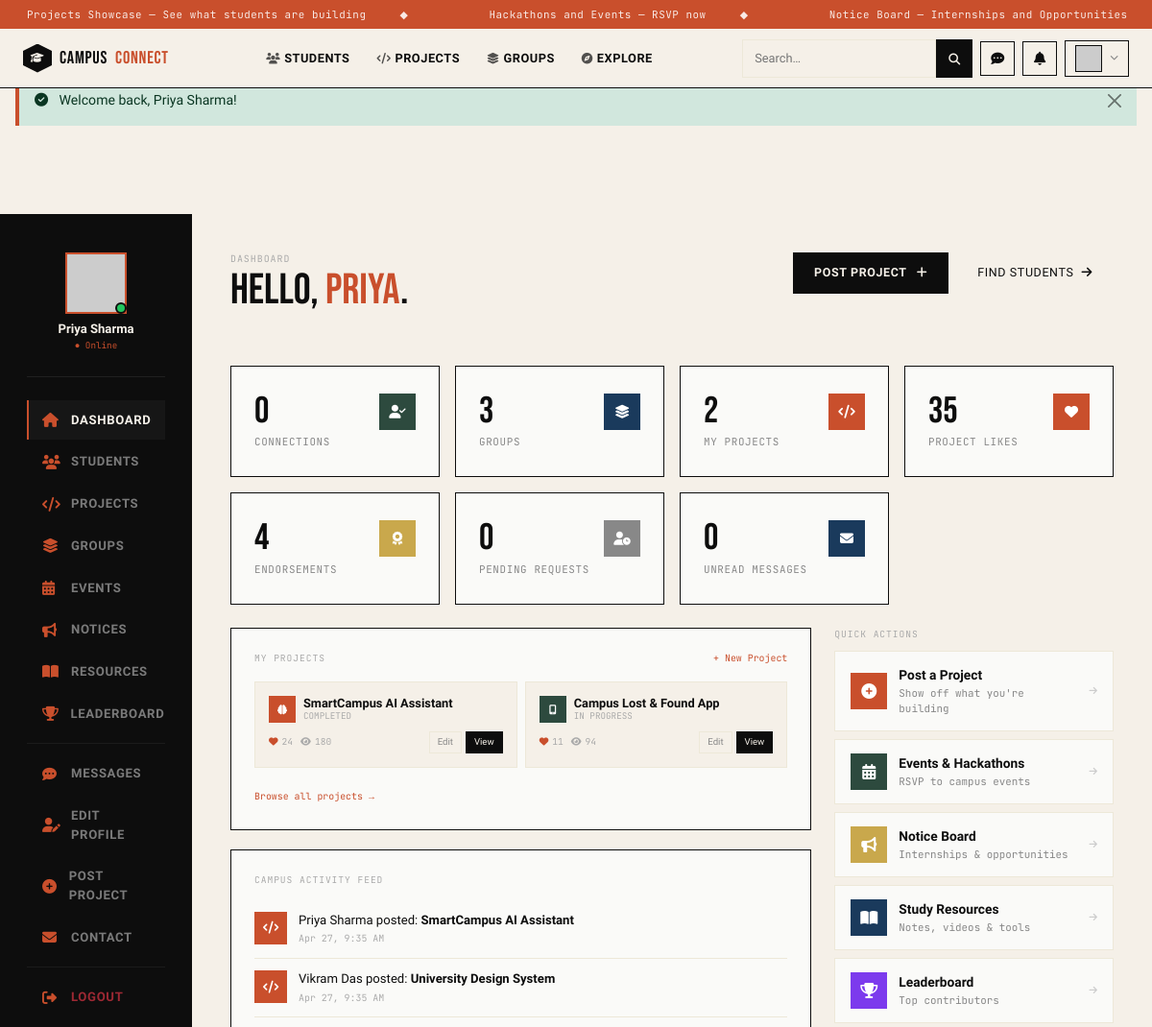
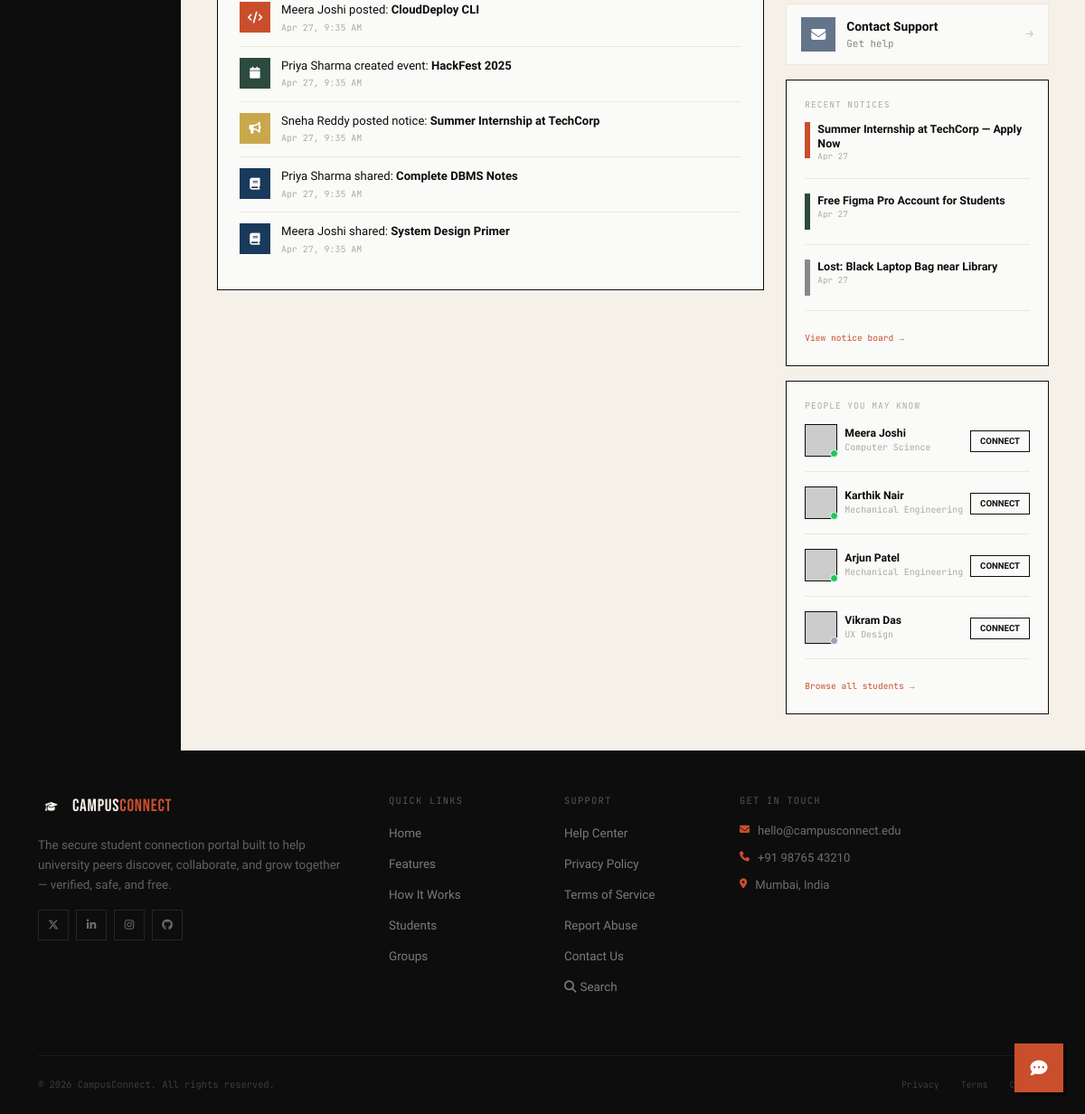
/pages/dashboard.php (signed in), run on the app's committed database (2 pictures, top to bottom).
### tables this page shows
CREATE TABLE IF NOT EXISTS users (
    id          INT AUTO_INCREMENT PRIMARY KEY,
    name        VARCHAR(100)        NOT NULL,
    email       VARCHAR(150)        NOT NULL UNIQUE,
    password    VARCHAR(255)        NOT NULL,
    department  VARCHAR(100),
    semester    TINYINT UNSIGNED,
    university  VARCHAR(150),
    skills      TEXT,                           
    bio         TEXT,
    avatar      VARCHAR(255)        DEFAULT 'default.jpg',
    is_verified TINYINT(1)          DEFAULT 0,
    is_online   TINYINT(1)          DEFAULT 0,
    created_at  TIMESTAMP           DEFAULT CURRENT_TIMESTAMP
);

CREATE TABLE IF NOT EXISTS projects (
    id            INT AUTO_INCREMENT PRIMARY KEY,
    user_id       INT NOT NULL,
    title         VARCHAR(200)  NOT NULL,
    description   TEXT,
    tech_stack    VARCHAR(300),           
    github_url    VARCHAR(300),
    live_url      VARCHAR(300),
    demo_img      VARCHAR(255)  DEFAULT '',
    category      ENUM('web','mobile','ml','hardware','research','other') DEFAULT 'other',
    status        ENUM('in_progress','completed','looking_for_team') DEFAULT 'in_progress',
    team_size     TINYINT UNSIGNED DEFAULT 1,
    likes         INT UNSIGNED DEFAULT 0,
    views         INT UNSIGNED DEFAULT 0,
    created_at    TIMESTAMP DEFAULT CURRENT_TIMESTAMP,
    updated_at    TIMESTAMP DEFAULT CURRENT_TIMESTAMP ON UPDATE CURRENT_TIMESTAMP,
    FOREIGN KEY (user_id) REFERENCES users(id) ON DELETE CASCADE
);

CREATE TABLE IF NOT EXISTS activity_feed (
    id          INT AUTO_INCREMENT PRIMARY KEY,
    user_id     INT NOT NULL,
    type        ENUM('project_added','event_created','notice_posted','resource_shared',
                     'connected','joined_group','endorsed') NOT NULL,
    ref_id      INT,                               
    ref_title   VARCHAR(200),
    created_at  TIMESTAMP DEFAULT CURRENT_TIMESTAMP,
    FOREIGN KEY (user_id) REFERENCES users(id) ON DELETE CASCADE
);

CREATE TABLE IF NOT EXISTS notices (
    id         INT AUTO_INCREMENT PRIMARY KEY,
    user_id    INT NOT NULL,
    title      VARCHAR(200) NOT NULL,
    body       TEXT NOT NULL,
    category   ENUM('opportunity','academic','internship','placement','general','urgent') DEFAULT 'general',
    tags       VARCHAR(300),                        
    expires_at DATETIME,
    is_pinned  TINYINT(1) DEFAULT 0,
    views      INT UNSIGNED DEFAULT 0,
    created_at TIMESTAMP DEFAULT CURRENT_TIMESTAMP,
    FOREIGN KEY (user_id) REFERENCES users(id) ON DELETE CASCADE
);

### pages/dashboard.php (the view, shortened to what the rows shown need)
<?php
require_once __DIR__ . '/../includes/config.php';
$user = currentUser();
$db   = getDB();
$me   = (int)$user['id'];
$myProjects=[];
try {
    $stP=$db->prepare('SELECT p.id,p.title,p.category,p.status,p.likes,p.views,(SELECT COUNT(*) FROM project_requests pr WHERE pr.project_id=p.id AND pr.status="pending") AS join_requests FROM projects p WHERE p.user_id=? ORDER BY p.created_at DESC LIMIT 4');
    $stP->execute([$me]); $myProjects=$stP->fetchAll();
} catch(Exception $e){}
$stF=$db->prepare('SELECT af.*,u.name AS actor_name FROM activity_feed af JOIN users u ON u.id=af.user_id ORDER BY af.created_at DESC LIMIT 10');
$stF->execute(); $feed=$stF->fetchAll();
$stS=$db->prepare('SELECT u.id,u.name,u.department,u.skills,u.is_online FROM users u WHERE u.id!=? AND u.is_verified=1 AND u.id NOT IN (SELECT CASE WHEN from_user=? THEN to_user ELSE from_user END FROM connections WHERE from_user=? OR to_user=?) ORDER BY u.is_online DESC,RAND() LIMIT 4');
$stS->execute([$me,$me,$me,$me]); $suggestions=$stS->fetchAll();
$recentNotices=[];
try {
    $stN=$db->prepare("SELECT title,category,created_at FROM notices WHERE (expires_at IS NULL OR expires_at>NOW()) ORDER BY is_pinned DESC,created_at DESC LIMIT 3");
    $stN->execute(); $recentNotices=$stN->fetchAll();
} catch(Exception $e){}
include __DIR__ . '/../includes/header.php';
$catColors=['web'=>'var(--sky)','mobile'=>'var(--moss)','ml'=>'var(--rust)','hardware'=>'var(--gold)','research'=>'#7c3aed','other'=>'#888'];
$catIcons=['web'=>'fa-globe','mobile'=>'fa-mobile-screen','ml'=>'fa-brain','hardware'=>'fa-microchip','research'=>'fa-flask','other'=>'fa-code'];
$feedIcons=['project_added'=>['fa-code','var(--rust)'],'event_created'=>['fa-calendar','var(--moss)'],'notice_posted'=>['fa-bullhorn','var(--gold)'],'resource_shared'=>['fa-book','var(--sky)'],'connected'=>['fa-user-check','var(--moss)'],'joined_group'=>['fa-layer-group','var(--rust)'],'endorsed'=>['fa-award','var(--gold)']];
$nCatClr=['opportunity'=>'var(--moss)','academic'=>'var(--sky)','internship'=>'var(--rust)','placement'=>'var(--gold)','general'=>'#888','urgent'=>'#dc3545'];
?>
<div style="margin-top:92px;background:var(--paper);min-height:100vh;">
<div class="row g-0">
<div class="col-xl-2 col-lg-3 cc-dash-sidebar d-none d-lg-flex flex-column">
  <div class="text-center mb-4 pb-4" style="border-bottom:1px solid rgba(255,255,255,.08);">
    <div class="position-relative d-inline-block mb-2">
      <img src="https://picsum.photos/seed/<?= e($user['name']) ?>/120/120" style="width:64px;height:64px;object-fit:cover;border:2px solid var(--rust);" alt="">
      <span style="position:absolute;bottom:0;right:0;width:12px;height:12px;background:#22c55e;border-radius:50%;border:2px solid var(--ink);"></span>
    </div>
    <div style="font-weight:700;font-size:.82rem;color:var(--paper);line-height:1.2;"><?= e($user['name']) ?></div>
    <div style="font-family:var(--font-mono);font-size:.58rem;color:var(--rust);margin-top:3px;">● Online</div>
  </div>
</div>
<div class="col-xl-10 col-lg-9 cc-dash-content">
  <div class="d-flex justify-content-between align-items-start flex-wrap gap-3 mb-5">
    <div>
      <h2 style="font-family:var(--font-display);font-size:2.8rem;color:var(--ink);line-height:.95;margin-top:4px;">Hello, <span style="color:var(--rust);"><?= e(explode(' ',$user['name'])[0]) ?></span>.</h2>
    </div>
  </div>
  <div class="row g-4">
    <div class="col-xl-8">
      <?php if($myProjects):?>
      <div style="border:1.5px solid var(--ink);background:var(--white);padding:24px;margin-bottom:20px;">
        <div class="row g-2">
          <?php foreach($myProjects as $proj):?>
          <div class="col-md-6">
            <div style="border:1px solid var(--cream);padding:14px;background:var(--paper);">
              <div class="d-flex align-items-start gap-2 mb-2">
                <div style="width:28px;height:28px;background:<?=$catColors[$proj['category']]??'#888'?>;display:flex;align-items:center;justify-content:center;flex-shrink:0;"><i class="fas <?=$catIcons[$proj['category']]??'fa-code'?>" style="color:#fff;font-size:10px;"></i></div>
                <div class="flex-grow-1 min-w-0">
                  <div style="font-weight:700;font-size:.8rem;color:var(--ink);line-height:1.2;white-space:nowrap;overflow:hidden;text-overflow:ellipsis;"><?=e($proj['title'])?></div>
                  <div style="font-family:var(--font-mono);font-size:.58rem;color:#aaa;text-transform:uppercase;"><?=str_replace('_',' ',$proj['status'])?></div>
                </div>
              </div>
              <div class="d-flex justify-content-between align-items-center">
                <div style="font-family:var(--font-mono);font-size:.6rem;color:#aaa;display:flex;gap:8px;">
                  <span><i class="fas fa-heart me-1" style="color:var(--rust);"></i><?=(int)$proj['likes']?></span>
                  <span><i class="fas fa-eye me-1"></i><?=(int)$proj['views']?></span>
                </div>
                <div class="d-flex gap-1">
                  <a href="add_project.php?edit=<?=$proj['id']?>" style="font-size:.6rem;padding:3px 8px;border:1px solid var(--cream);color:#888;">Edit</a>
                  <a href="view_project.php?id=<?=$proj['id']?>" style="font-size:.6rem;padding:3px 8px;background:var(--ink);color:var(--paper);border:1px solid var(--ink);">View</a>
                </div>
              </div>
            </div>
          </div>
          <?php endforeach;?>
        </div>
      </div>
      <?php endif;?>
      <div style="border:1.5px solid var(--ink);background:var(--white);padding:24px;">
        <?php if($feed): foreach($feed as $item): [$fIcon,$fClr]=$feedIcons[$item['type']]??['fa-circle','#888'];
        $ft=['project_added'=>e($item['actor_name']).' posted: <strong>'.e($item['ref_title']).'</strong>','event_created'=>e($item['actor_name']).' created event: <strong>'.e($item['ref_title']).'</strong>','notice_posted'=>e($item['actor_name']).' posted notice: <strong>'.e($item['ref_title']).'</strong>','resource_shared'=>e($item['actor_name']).' shared: <strong>'.e($item['ref_title']).'</strong>','connected'=>e($item['actor_name']).' made a new connection','joined_group'=>e($item['actor_name']).' joined a group','endorsed'=>e($item['actor_name']).' endorsed a skill'][$item['type']]??e($item['actor_name']).' did something';?>
        <div class="cc-activity-item">
          <div class="cc-activity-icon" style="background:<?=$fClr?>;"><i class="fas <?=$fIcon?>"></i></div>
          <div><div class="cc-activity-text"><?=$ft?></div><div class="cc-activity-time"><?=date('M j, g:i A',strtotime($item['created_at']))?></div></div>
        </div>
        <?php endforeach; else:?><p style="color:#aaa;font-size:.84rem;">No recent activity yet.</p><?php endif;?>
      </div>
    </div>
    <div class="col-xl-4">
      <?php if($recentNotices):?>
      <div style="border:1.5px solid var(--ink);background:var(--white);padding:20px;margin-bottom:16px;">
        <?php foreach($recentNotices as $n):?>
        <div class="d-flex gap-2 align-items-start mb-3 pb-3" style="border-bottom:1px solid var(--cream);">
          <div style="width:6px;background:<?=$nCatClr[$n['category']]??'#888'?>;min-height:40px;flex-shrink:0;"></div>
          <div><div style="font-weight:600;font-size:.78rem;line-height:1.3;"><?=e($n['title'])?></div><div style="font-family:var(--font-mono);font-size:.58rem;color:#aaa;"><?=date('M j',strtotime($n['created_at']))?></div></div>
        </div>
        <?php endforeach;?>
      </div>
      <?php endif;?>
      <?php if($suggestions):?>
      <div style="border:1.5px solid var(--ink);background:var(--white);padding:20px;">
        <?php foreach($suggestions as $sug):?>
        <div class="d-flex align-items-center gap-2 mb-3 pb-3" style="border-bottom:1px solid var(--cream);">
          <div class="position-relative flex-shrink-0">
            <img src="https://picsum.photos/seed/<?=e($sug['name'])?>/60/60" style="width:36px;height:36px;object-fit:cover;border:1.5px solid var(--ink);" alt="">
            <span style="position:absolute;bottom:-1px;right:-1px;width:9px;height:9px;background:<?=$sug['is_online']?'#22c55e':'#94a3b8'?>;border-radius:50%;border:1.5px solid var(--white);"></span>
          </div>
          <div class="flex-grow-1 min-w-0">
            <div style="font-weight:700;font-size:.76rem;white-space:nowrap;overflow:hidden;text-overflow:ellipsis;"><?=e($sug['name'])?></div>
            <div style="font-size:.62rem;color:#aaa;font-family:var(--font-mono);white-space:nowrap;overflow:hidden;text-overflow:ellipsis;"><?=e($sug['department']??'')?></div>
          </div>
          <form method="POST" action="send_connection.php" class="flex-shrink-0">
            <button type="submit" style="padding:4px 10px;background:transparent;border:1.5px solid var(--ink);font-size:.6rem;font-weight:600;text-transform:uppercase;cursor:pointer;color:var(--ink);transition:all .2s;" onmouseover="this.style.background='var(--ink)';this.style.color='var(--paper)'" onmouseout="this.style.background='transparent';this.style.color='var(--ink)'">Connect</button>
          </form>
        </div>
        <?php endforeach;?>
      </div>
      <?php endif;?>
    </div>
  </div>
</div>
</div>
</div>
<?php include __DIR__ . '/../includes/footer.php'; ?>

### data on the page
users: name "Priya Sharma", name "Priya"
projects: title "SmartCampus AI Assistant", status "COMPLETED", likes "24", views "180"
projects: title "Campus Lost & Found App", status "IN PROGRESS", likes "11", views "94"
activity_feed: ft "Priya Sharma posted: SmartCampus AI Assistant", created_at "Apr 27, 9:35 AM"
activity_feed: ft "Vikram Das posted: University Design System", created_at "Apr 27, 9:35 AM"
activity_feed: ft "Meera Joshi posted: CloudDeploy CLI", created_at "Apr 27, 9:35 AM"
activity_feed: ft "Priya Sharma created event: HackFest 2025", created_at "Apr 27, 9:35 AM"
activity_feed: ft "Sneha Reddy posted notice: Summer Internship at TechCorp", created_at "Apr 27, 9:35 AM"
activity_feed: ft "Priya Sharma shared: Complete DBMS Notes", created_at "Apr 27, 9:35 AM"
activity_feed: ft "Meera Joshi shared: System Design Primer", created_at "Apr 27, 9:35 AM"
notices: title "Summer Internship at TechCorp — Apply Now", created_at "Apr 27"
notices: title "Free Figma Pro Account for Students", created_at "Apr 27"
notices: title "Lost: Black Laptop Bag near Library", created_at "Apr 27"
users: is_online 1 (drawn), name "Meera Joshi", department "Computer Science"
users: is_online 1 (drawn), name "Karthik Nair", department "Mechanical Engineering"
users: is_online 1 (drawn), name "Arjun Patel", department "Mechanical Engineering"
users: is_online 0 (drawn), name "Vikram Das", department "UX Design"

### other printed values
$t "Projects Showcase — See what students are building"
$t "Hackathons and Events — RSVP now"
$t "Notice Board — Internships and Opportunities"
$flash['msg'] "Welcome back, Priya Sharma!"
$s[0] "0"
$s[2] "CONNECTIONS"
$s[0] "3"
$s[2] "GROUPS"
$s[0] "2"
$s[2] "MY PROJECTS"
$s[0] "35"
$s[2] "PROJECT LIKES"
$s[0] "4"
$s[2] "ENDORSEMENTS"
$s[2] "PENDING REQUESTS"
